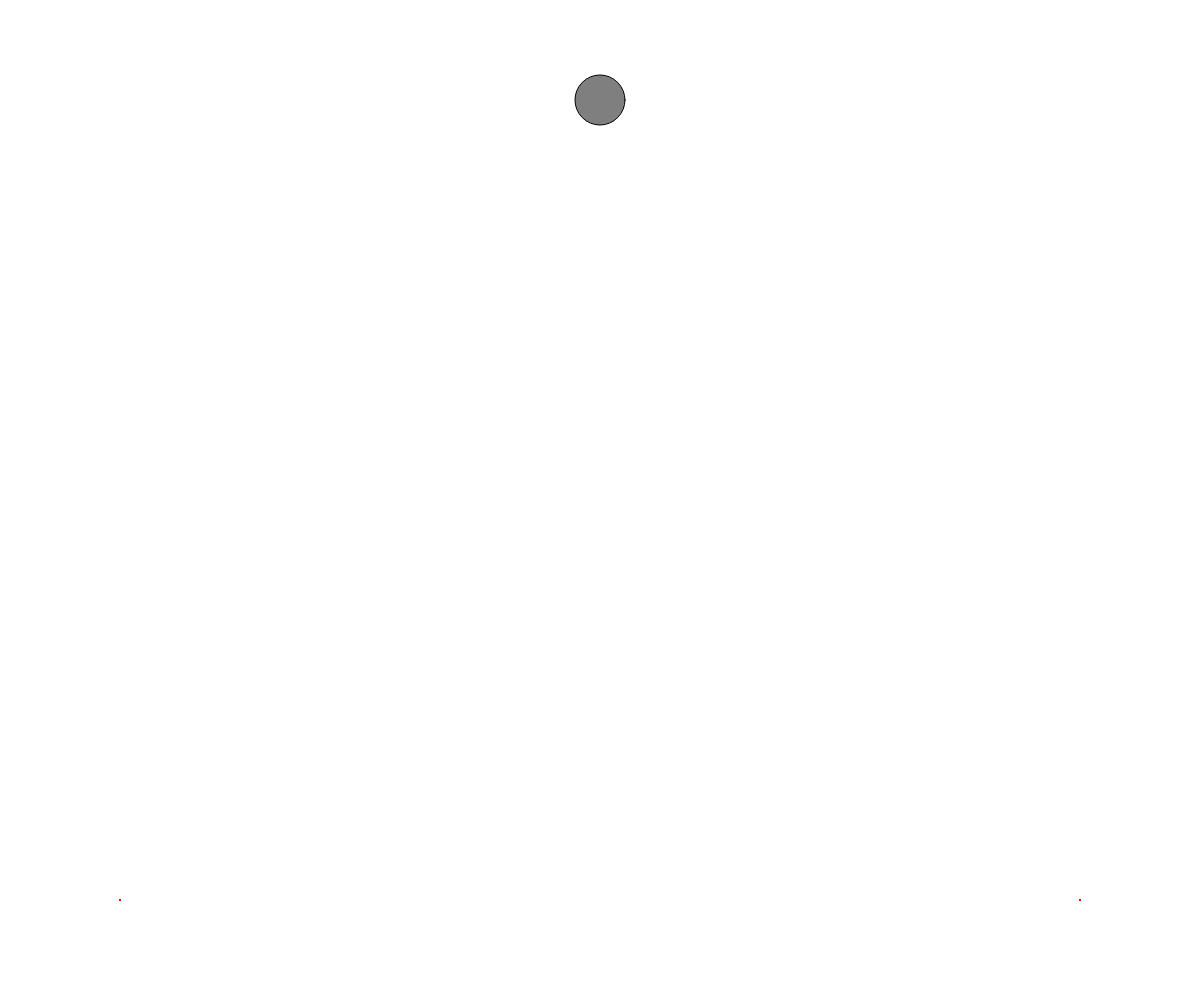
Frame 1 (no input)
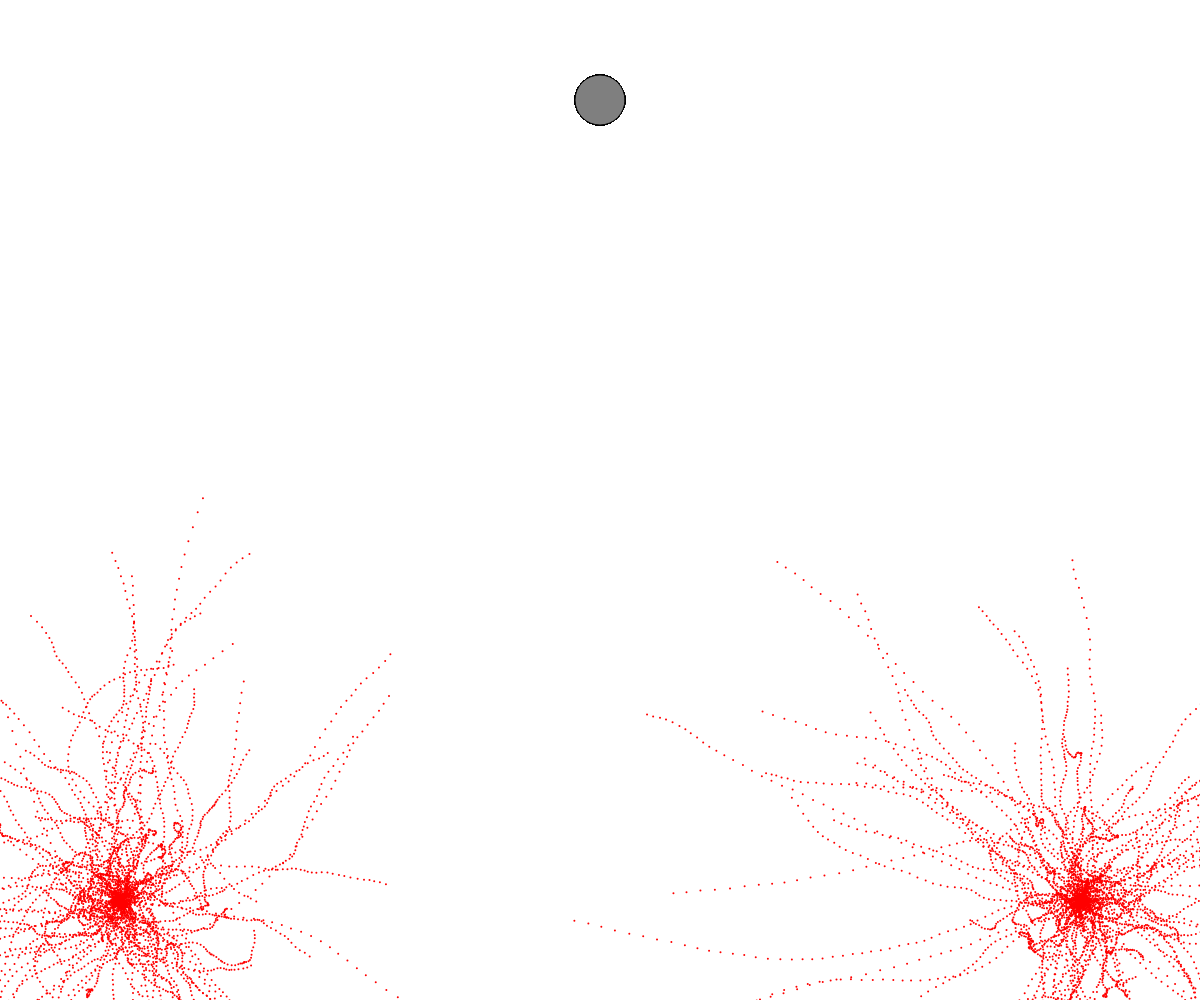
Frame 60 (no input)
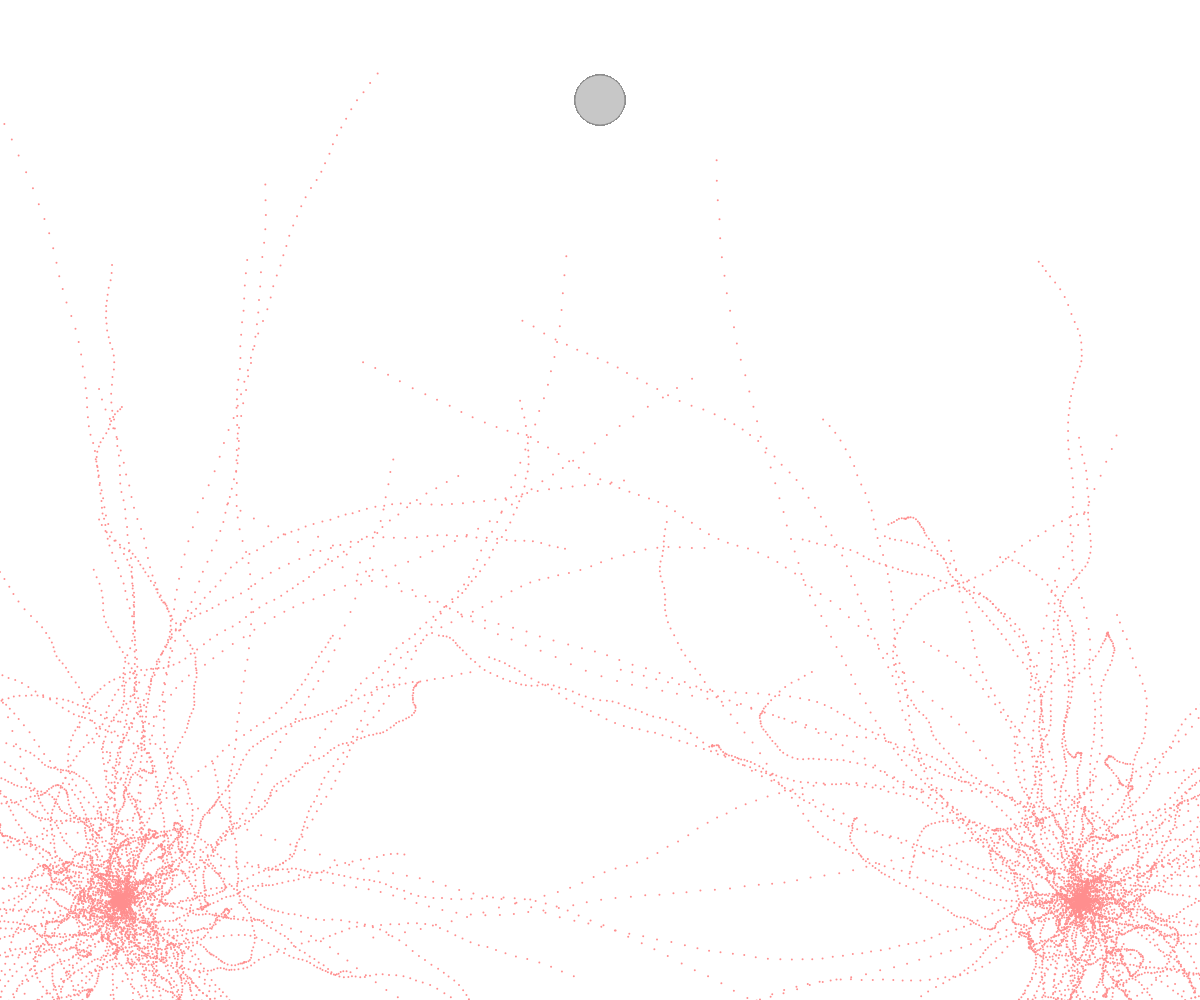
Frame 120 (the mouse pressed at the canvas centre since frame 60)

The p5.js sketch that drew these frames (run headless with seeded random() and noise() and a simulated clock; from frame 60 on, the mouse is pressed at the canvas centre):

// p5.js sketch
// ── sketch.js
let target;
let populations;
let obstacles;
let tick = 0;
const generationLifespan = 100;

// P5.setup function.
setup = () => {
  createEnvironment();
  // createObstacles("PRESET_1");
  createPopulations("PRESET_1");
  createTarget("PRESET_1");
}

// P5.draw function.
draw = () => {
  // Move and show every object.
  if(tick < generationLifespan) {
    console.log("Move");
    showObstacles();
    showPopulations();
    showTarget();
    stepObstacles();
    stepPopulation();
    tick++;

  // Freeze canvas before fading to reset.
  }else if(tick < generationLifespan + 10) {
    console.log("Freeze");
    freezeEnvironment();
    tick++;

  // Fade canvas before reset.
  }else if(tick < generationLifespan + 30) {
    console.log("Fade");
    fadeEnvironment();
    tick++;

  // Reset environment and create new generation.
  }else {
    console.log("Reset");
    createNewGeneration();
    resetEnvironment();
    tick = 0;
  }
}

///////////////////////////////////////////////////////////////////

// Creating canvas, background, framerate etc.
createEnvironment = () => {
  console.log("Creating environment...");
  const fpsCap = 30;
  frameRate(fpsCap);
  createCanvas(windowWidth, windowHeight);
  background(255);
  console.log("fpsCap = " + fpsCap);
}

// Create obstacles. Presets are provided as inner functions.
createObstacles = () => {
  // Preset1: Obstacles at random position within canvas.
  preset1 = () => {
    let tempObstaclesList = [];

    for(let i = 0; i < 10; i++) {
      let newObstacle = new Obstacle();
      newObstacle.setPosition(random(width), random(height));
      tempObstaclesList.push(newObstacle);
    }

    return tempObstaclesList;
  }

  obstacles = preset1();
}

// Create populations. Presets are provided as inner functions.
createPopulations = () => {
  // Creature preset 1.
  creaturePreset1 = () => {
    let defaultCreature = new Creature();
    defaultCreature.setMutationRate(100);
    defaultCreature.setMaxThrottle(100);
    defaultCreature.setMaxSpeed(100);
    return defaultCreature;
  }

  // Population preset 1.
  populationsPreset1 = () => {
    // Insert creatures to newPopulation.
    let newPopulation = new Population();

    // Insert newPopulation to newPopulations.
    let newPopulations = [];
    newPopulation.setSpawnPoint(width * 0.5, height * 0.6);
    newPopulations.push(newPopulation);

    return newPopulations;
  }

  // Population preset 2.
  populationsPreset2 = () => {
    let population1 = new Population();
    population1.setSpawnPoint(width * 0.1, height * 0.9);

    let population2 = new Population();
    population2.setSpawnPoint(width * 0.9, height * 0.9);

    let newPopulations = [];
    newPopulations.push(population1);
    newPopulations.push(population2);

    return newPopulations;
  }

  // Wrap up and return presets.
  let newPopulations = populationsPreset2();
  for(let i in newPopulations){
    for(let j = 0; j < 100; j++) {
      newPopulations[i].insertCreature(creaturePreset1());
    }
  }

  populations = newPopulations;
}

createTarget = () => {
  target = new Target(width * 0.5, height * 0.1);
}

// Display all obstacles.
showObstacles = () => {
  for(i in obstacles) {
    obstacles[i].show();
  }
}

showPopulations = () => {
  for(let i in populations) {
    populations[i].show();
  }
}

showTarget = () => {
  target.show();
}

stepObstacles = () => {
  // Preset: Step in random direction.
  stepRandom = (stepSize) => {
    for(let i in obstacles) {
      let randomVector = p5.Vector.random2D();
      randomVector.mult(stepSize);
      obstacles[i].moveRelative(randomVector);
    }
  }

  // Preset selector.
  stepRandom(2);
}

stepPopulation = () => {
  // Preset: Step in random direction.
  stepRandom = (stepSize) => {
    for(let i in populations) {
      populations[i].stepRandom(stepSize);
    }
  }

  // Preset: Apply force in random direction.
  applyRandomForce = (force) => {
    for(let i in populations) {
      populations[i].applyRandomForce(force);
      populations[i].move();
    }
  }

  // Preset: Move according to dna.
  moveAccordingToDNA = () => {
    for(let i in populations) {
      populations[i].moveAccordingToDNA(tick);
    }
  }

  // Preset selector.
  moveAccordingToDNA(tick);
  // applyRandomForce(2);
}

fadeEnvironment = () => {
  push();
  fill(255, 20);
  noStroke();
  rect(0, 0, width, height);
  pop();
}

createNewGeneration = () => {
  for(let i in populations) {
    populations[i].createNewGeneration();
  }
}

freezeEnvironment = () => {}
resetEnvironment = () => {}

// ── creature.js
function Creature() {
  // Constructor.
  this.spawnPoint = createVector();
  this.position = createVector(width * 0.5, height * 0.5);
  this.velocity = createVector();
  this.size = 2;
  this.dna = new DNA();

  // Functions.
  this.randomizeDNA = () => {}
  this.setMutationRate = (mutationRate) => {}
  this.setMaxThrottle = (maxThrottle) => {}
  this.setMaxSpeed = (maxSpeed) => {}

  this.show = () => {
    push();
    noStroke();
    fill(255, 0, 0);
    ellipse(this.position.x, this.position.y, this.size);
    pop();
  }

  this.moveRelative = (vector) => {
    this.position.x += vector.x;
    this.position.y += vector.y;
  }

  this.setSize = (size) => {
    this.size = size;
  }

  this.setSpawnPoint = (xpos, ypos) => {
    this.spawnPoint.x = xpos;
    this.spawnPoint.y = ypos;
    this.position = this.spawnPoint.copy();
  }

  this.applyForce = (forceVector) => {
    this.velocity.add(forceVector);
  }

  this.move = () => {
    this.position.x += this.velocity.x;
    this.position.y += this.velocity.y;
  }

  this.moveAccordingToDNA = (index) => {
    let dnaInstruction = this.dna.getInstructionAtIndex(index);
    this.applyForce(dnaInstruction);
  }

  this.copy = () => {
    let copiedCreature = new Creature();
    copiedCreature.setSpawnPoint(this.spawnPoint.x, this.spawnPoint.y);
    copiedCreature.size = this.size;
    copiedCreature.dna = this.dna.copy();

    return copiedCreature;
  }

  this.mutateDNA = (mutationRate) => {
    this.dna.mutate(mutationRate);
  }

  this.getDistanceToTarget = () => {
    return dist(
      this.position.x, this.position.y,
      target.position.x, target.position.y
    );
  }
}

// ── dna.js
function DNA() {
  this.genes = [];

  this.getInstructionAtIndex = (index) => {
    while(index >= this.genes.length) {
      this.addGene();
    }
    return this.genes[index];
  }

  this.addGene = () => {
    let newGene = this.createNewGene();
    this.genes.push(newGene);
  }

  this.mutate = (mutationRate) => {
    for(let i in this.genes) {
      if(random() < mutationRate) {
        this.genes[i] = this.createNewGene();
      }
    }
  }

  this.createNewGene = () => {
    let newGene = p5.Vector.random2D();
    newGene.mult(1);
    return newGene;
  }

  this.copy = () => {
    let copiedDNA = new DNA();
    for(let i in this.genes) {
      copiedDNA.genes.push(this.genes[i]);
    }

    return copiedDNA;
  }
}

// ── obstacle.js
function Obstacle() {
  this.position = createVector();
  this.size = 100;

  this.setPosition = (xpos, ypos) => {
    this.position.x = xpos;
    this.position.y = ypos;
  }

  this.show = () => {
    push();
    fill(255);
    ellipse(this.position.x, this.position.y, this.size);
    pop();
  }

  this.moveRelative = (vector) => {
    this.position.x += vector.x;
    this.position.y += vector.y;
  }
}

// ── population.js
function Population() {
  this.spawnPoint = createVector();
  this.creatures = [];

  this.insertCreature = (creature) => {
    creature.setSpawnPoint(this.spawnPoint.x, this.spawnPoint.y);
    console.log(creature.spawnPoint);
    this.creatures.push(creature);
  }

  this.show = () => {
    for(let i in this.creatures) {
      this.creatures[i].show();
    }
  }

  this.stepRandom = (stepSize) => {
    for(let i in this.creatures) {
      let randomVector = p5.Vector.random2D();
      randomVector.mult(stepSize);
      this.creatures[i].moveRelative(randomVector);
    }
  }

  this.setSpawnPoint = (xpos, ypos) => {
    this.spawnPoint.x = xpos;
    this.spawnPoint.y = ypos;
  }

  this.applyRandomForce = (forceVector) => {
    for(let i in this.creatures) {
      let randomVector = p5.Vector.random2D();
      randomVector.mult(forceVector);
      this.creatures[i].applyForce(randomVector);
    }
  }

  this.move = () => {
    for(let i in this.creatures) {
      this.creatures[i].move();
    }
  }

  this.moveAccordingToDNA = (tick) => {
    for(let i in this.creatures) {
      this.creatures[i].moveAccordingToDNA(tick);
      this.creatures[i].move();
    }
  }

  this.createNewGeneration = () => {
    // Find best creature.
    let bestCreature = this.creatures[0];
    for(let i in this.creatures) {
      let creatureDistanceToTarget = this.creatures[i].getDistanceToTarget();
      let bestCreatureDistanceToTarget = bestCreature.getDistanceToTarget();
      if(creatureDistanceToTarget < bestCreatureDistanceToTarget) {
        bestCreature = this.creatures[i];
      }
    }

    for(let i in this.creatures) {
      this.creatures[i] = bestCreature.copy();
      this.creatures[i].mutateDNA(0.0005);
    }
  }
}

// ── target.js
function Target(xpos, ypos) {
  this.position = createVector(xpos, ypos);
  this.size = 50;

  this.show = () => {
    push();
    fill(127);
    ellipse(this.position.x, this.position.y, this.size);
    pop();
  }
}
